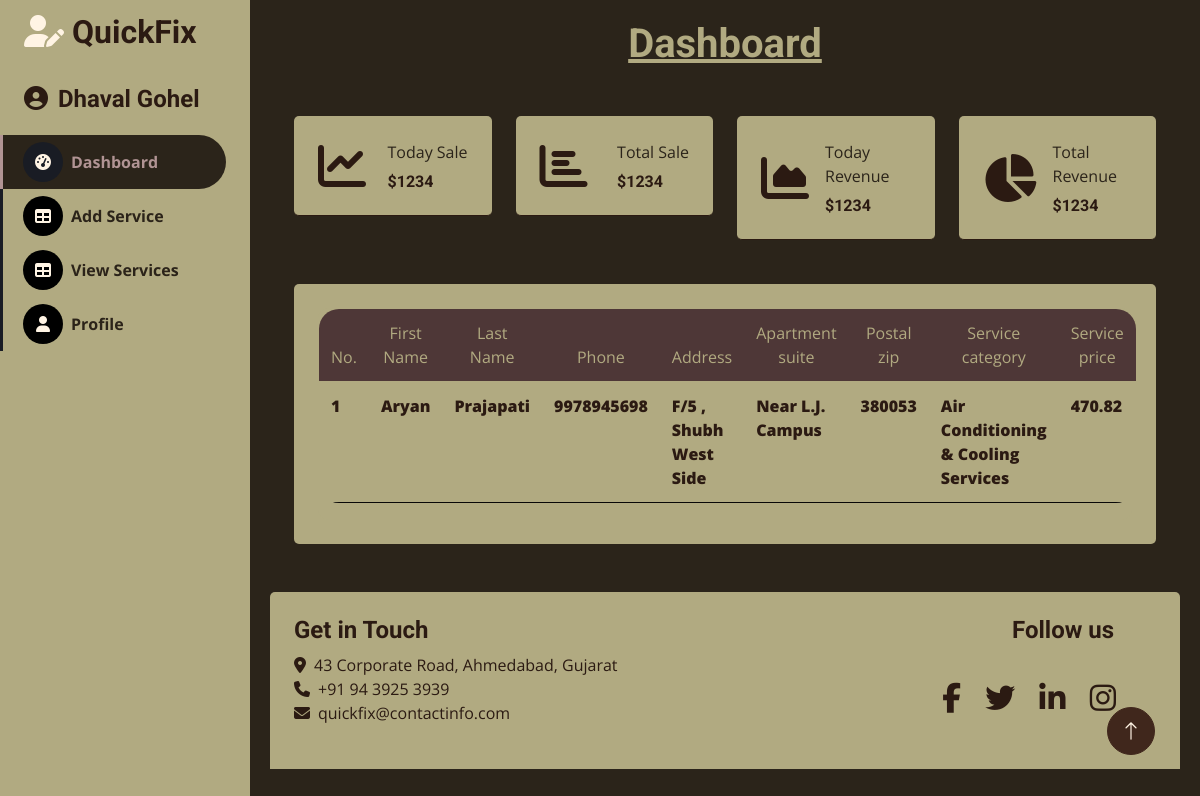
Page /vendor-dash (signed in) on the committed database.
### QuickFix/models.py (models this page shows)
class Checkout(models.Model):
    id = models.AutoField(primary_key=True)
    first_name = models.CharField(max_length=50)
    last_name = models.CharField(max_length=50)
    email = models.EmailField(max_length=100)
    phone = models.CharField(max_length=10, default='')
    address = models.CharField(max_length=255)
    apartment_suite = models.CharField(max_length=255)
    landmark = models.CharField(max_length=100)
    postal_zip = models.CharField(max_length=6)
    service_category = models.CharField(max_length=100)
    service_price = models.DecimalField(max_digits=10, decimal_places=2)
    service_area = models.CharField(max_length=50)
    service_email = models.CharField(max_length=100)

### QuickFix/views.py (the view)
# urls.py: path('vendor-dash',views.VendorDash,name='vendor-dash'),
def VendorDash(request):
    username = request.session.get('username', 'Guest')  # Default to 'Guest' if no username in session
    session_email = request.session.get('email', None)  # Get session email
    if session_email:
        data = Checkout.objects.filter(service_email=session_email)  # Filter Checkout entries where email matches session email
    else:
        data = Checkout.objects.none()  # Return an empty queryset if no session email
    return render(request, 'VendorDash.html', {
        'data': data,
        'username': username,  # Pass the username to the template
    })

### templates/VendorDash.html (shortened to what this page needs)
<!DOCTYPE html>
<html lang="en">
<head>
    <link href="https://cdnjs.cloudflare.com/ajax/libs/font-awesome/5.10.0/css/all.min.css" rel="stylesheet">
    <link href="https://cdn.jsdelivr.net/npm/bootstrap-icons@1.4.1/font/bootstrap-icons.css" rel="stylesheet">
    <link rel="stylesheet" href="https://cdnjs.cloudflare.com/ajax/libs/font-awesome/6.0.0-beta3/css/all.min.css">
    <link href="/static/admin_css/lib/owlcarousel/assets/owl.carousel.min.css" rel="stylesheet">
    <link href="/static/admin_css/lib/tempusdominus/css/tempusdominus-bootstrap-4.min.css" rel="stylesheet" />
    <link href="/static/admin_css/css/bootstrap.min.css" rel="stylesheet">
    <link href="/static/admin_css/css/style.css" rel="stylesheet">
</head>
<body>
    <div class="container-fluid position-relative d-flex p-0 gradient-background">
        <div class="sidebar pe-4 pb-3">
            <nav class="navbar bg-secondary navbar-dark">
                <a href="index.html" class="navbar-brand mx-4 mb-3">
                    <h2 class="text-primary"><i class="fa fa-user-edit me-2"></i>QuickFix</h2>
                </a>
                <a class="navbar-brand mx-4 mb-3">
                    <h3 class="text-primary"><i class="fa fa-user-circle" style="color: #2B1A12;"></i>{{ username }}</h3>
                </a>
                <div class="navbar-nav w-100">
                    <a href="{% url 'vendor-dash'%}" class="nav-item nav-link active"><i
                            class="fa fa-tachometer-alt me-2"></i>Dashboard</a>
                    <a href="{% url 'vendor-service'%}" class="nav-item nav-link"><i class="fa fa-table me-2"></i>Add
                        Service</a>
                    <a href="{% url 'vendor-view'%}" class="nav-item nav-link "><i class="fa fa-table me-2"></i>View
                        Services</a>
                    <a href="{% url 'vendor-profile'%}" class="nav-item nav-link"><i
                            class="fa fa-user me-2"></i>Profile</a>
                            <br><br><br><br><br><br><br><br><br><br><br><br><br><br><br><br><br><br><br><br><br>
                </div>
            </nav>
        </div>
        <div class="content">
            <h1 class="text-center mb-4" style="color: #B1AA81;"><u>Dashboard</u></h1>
            <div class="container-fluid pt-4 px-4">
                <div class="row g-4">
                    <div class="col-sm-6 col-xl-3">
                        <div class="bg-secondary rounded d-flex align-items-center justify-content-between p-4">
                            <i class="fa fa-chart-line fa-3x text-primary"></i>
                            <div class="ms-3">
                                <p class="mb-2">Today Sale</p>
                                <h6 class="mb-0">$1234</h6>
                            </div>
                        </div>
                    </div>
                    <div class="col-sm-6 col-xl-3">
                        <div class="bg-secondary rounded d-flex align-items-center justify-content-between p-4">
                            <i class="fa fa-chart-bar fa-3x text-primary"></i>
                            <div class="ms-3">
                                <p class="mb-2">Total Sale</p>
                                <h6 class="mb-0">$1234</h6>
                            </div>
                        </div>
                    </div>
                    <div class="col-sm-6 col-xl-3">
                        <div class="bg-secondary rounded d-flex align-items-center justify-content-between p-4">
                            <i class="fa fa-chart-area fa-3x text-primary"></i>
                            <div class="ms-3">
                                <p class="mb-2">Today Revenue</p>
                                <h6 class="mb-0">$1234</h6>
                            </div>
                        </div>
                    </div>
                    <div class="col-sm-6 col-xl-3">
                        <div class="bg-secondary rounded d-flex align-items-center justify-content-between p-4">
                            <i class="fa fa-chart-pie fa-3x text-primary"></i>
                            <div class="ms-3">
                                <p class="mb-2">Total Revenue</p>
                                <h6 class="mb-0">$1234</h6>
                            </div>
                        </div>
                    </div>
                </div>
            </div>
             <div class="container-fluid pt-4 px-4">
                <div class="row g-4">
                    <div class="col-12">
                        <div class="bg-secondary rounded h-100 p-4">
                            {% if data %}
                            <div class="table-container">
                                <table class="table">
                                        <thead>
                                            <tr>
                                                <th scope="col">No.</th>
                                                <th scope="col">First Name</th>
                                                <th scope="col">Last Name</th>
                                                <th scope="col">Phone</th>
                                                <th scope="col">Address</th>
                                                <th scope="col">Apartment suite</th>
                                                <th scope="col">Postal zip</th>
                                                <th scope="col">Service category</th>
                                                <th scope="col">Service price</th>
                                            </tr>
                                        </thead>
                                        <tbody>
                                            {% for data in data %}
                                                <tr>
                                                    <td>{{ forloop.counter }}</td>
                                                    <td>{{ data.first_name }}</td>
                                                    <td>{{ data.last_name }}</td>
                                                    <td>{{ data.phone }}</td>
                                                    <td>{{ data.address }}</td>
                                                    <td>{{ data.apartment_suite }}</td>
                                                    <td>{{ data.postal_zip }}</td>
                                                    <td>{{ data.service_category }}</td>
                                                    <td>{{ data.service_price }}</td>
                                                </tr>
                                            {% endfor %}
                                        </tbody>
                                </table>
                            </div>
                            {% else %}
                                <div style="text-align: center; height: 200px; font-size: 18px; display: flex; justify-content: center; align-items: center;">
                                    <h1 style="color : #2B1A12" >No data available</h1>
                                </div>
                            {% endif %}
                        </div>
                    </div>
                </div>
            </div>
            <br><br><div class="container-fluid bg-secondary text-light rounded-top p-4">
                <div class="row">
                    <div class="col-md-6" style="color: #2B1A12;">
                        <h4 style="color: #2B1A12;">Get in Touch</h4>
                        <ul class="list-unstyled">
                            <li><i class="fa fa-map-marker-alt me-2" style="color: #2B1A12;"></i>43 Corporate Road, Ahmedabad, Gujarat</li>
                            <li><i class="fa fa-phone me-2" style="color: #2B1A12;"></i>+91 94 3925 3939</li>
                            <li><i class="fa fa-envelope me-2" style="color: #2B1A12;"></i>quickfix@contactinfo.com</li>
                        </ul>
                    </div>
                    <div class="col-md-6 text-end">
                        <h4 style="color: #2B1A12; margin-right: 10%;">Follow us</h4>
                        <div class="social-icons">
                            <a href="#" class="facebook" title="Facebook"><i class="fab fa-facebook-f"></i></a>
                            <a href="#" class="twitter" title="Twitter"><i class="fab fa-twitter"></i></a>
                            <a href="#" class="linkedin" title="LinkedIn"><i class="fab fa-linkedin-in"></i></a>
                            <a href="#" class="instagram" title="Instagram"><i class="fab fa-instagram"></i></a>
                        </div>
                    </div>
                </div>
            </div>
        </div>
        <a href="#" class="btn btn-lg btn-primary btn-lg-square back-to-top"><i class="bi bi-arrow-up"></i></a>
    </div>
</body>
</html>

### static/admin_css/css/style.css (style rules this page uses)
:root { --primary: #b19494; --secondary: #191C24; --light: #6C7293; --dark: #000000; }
.back-to-top { position: fixed; display: none; right: 45px; bottom: 45px; z-index: 99; }
.btn { transition: .5s; }
.btn-lg-square { width: 48px; height: 48px; }
.btn-square, .btn-sm-square, .btn-lg-square { padding: 0; display: inline-flex; align-items: center; justify-content: center; font-weight: normal; border-radius: 50px; }
.sidebar { position: fixed; top: 0; left: 0; bottom: 0; width: 250px; height: 100vh; overflow-y: auto; background: var(--secondary); transition: 0.5s; z-index: 999; }
.content { margin-left: 250px; min-height: 100vh; background: var(--dark); transition: 0.5s; }
@media (min-width: 992px) { .sidebar { margin-left: 0; } }
@media (min-width: 992px) { .content { width: calc(100% - 250px); } }
.sidebar .navbar .navbar-nav .nav-link { padding: 7px 20px; color: var(--light); font-weight: 500; border-left: 3px solid var(--secondary); border-radius: 0 30px 30px 0; outline: none; }
.sidebar .navbar .navbar-nav .nav-link:hover, .sidebar .navbar .navbar-nav .nav-link.active { color: var(--primary); background: var(--dark); border-color: var(--primary); }
.sidebar .navbar .navbar-nav .nav-link i { width: 40px; height: 40px; display: inline-flex; align-items: center; justify-content: center; background: var(--dark); border-radius: 40px; }
.sidebar .navbar .navbar-nav .nav-link:hover i, .sidebar .navbar .navbar-nav .nav-link.active i { background: var(--secondary); }

### templates/VendorDash.html (style rules this page uses)
body { font-family: 'Open Sans', sans-serif; color: #2b241a; }
.container-fluid { padding: 0; }
.sidebar { width: 250px; background-color: #B1AA81; }
.navbar { background-color: #B1AA81; }
.navbar-brand { color: #2B1A12; }
.navbar-brand h3 { font-weight: 700; margin: 0; font-size: 1.5rem; }
.navbar-brand i { margin-right: 10px; }
.navbar-nav .nav-link { color: #5f513d; font-weight: 600; padding: 10px 15px; }
.navbar-nav .nav-link.active { background-color: #2b241a !important; color: #FFF4E4; }
.d-flex.align-items-center { border-bottom: 1px solid #2B1A12; padding-bottom: 15px; margin-bottom: 20px; }
h6 { margin: 0; font-size: 16px; }
.content { flex-grow: 1; padding: 20px; background-color: #2b241a; }
.bg-secondary { background-color: #B1AA81 !important; }
.text-primary { color: #2B1A12 !important; }
.bg-secondary .fa { color: #FFF4E4; }
.bg-secondary h6 { color: #2B1A12; }
.bg-secondary.rounded-top.p-4 { background-color: #B1AA81 !important; color: #2B1A12; }
.bg-secondary.rounded-top.p-4 a { color: #2B1A12; text-decoration: none; }
.btn-primary { background-color: #40271c; border-color: #40271c; }
.back-to-top i { color: #FFF4E4; }
.sidebar .navbar .navbar-nav .nav-link { color: #2b2319; font-weight: bold; }
.social-icons { padding: 30px; background-color: #B1AA81; text-decoration: none; }
.social-icons a { color: #1c7f40; padding: 10px; line-height: 30px; font-size: 30px; margin-right: 0%; text-decoration: none; }
.social-icons a i { line-height: 30px; font-size: 30px; -webkit-transition: all 200ms ease-in; -webkit-transform: scale(1); -ms-transition: all 200ms ease-in; -ms-transform: scale(1); -moz-transition: all 200ms ease-in; -moz-transform: scale(1); transition: all 200ms ease-in; transform: scale(1); }
.table-container { background-color: #B1AA81; padding: 1px; border-radius: 10px; }
.table { width: 100%; border-radius : 25px; border-collapse:collapse; border-spacing: 0; border-radius: 20px; overflow: hidden; }
.table thead { background-color: #4e3737; color: #B1AA81; font-weight:bold; font-size: medium; }
.table thead th { padding: 12px; text-align: center; font-weight: normal; }
.table tbody td { padding: 12px; border-bottom: 1px solid #080707; color: #2B1A12; font-weight: 800; }

### rows in the picture
Checkout: first_name "Aryan", last_name "Prajapati", phone "9978945698", address "F/5 , Shubh West Side", apartment_suite "Near L.J. Campus", postal_zip "380053", service_category "Air Conditioning & Cooling Services", service_price "470.82"

### other values in the picture
{{ username }} "Dhaval Gohel"
